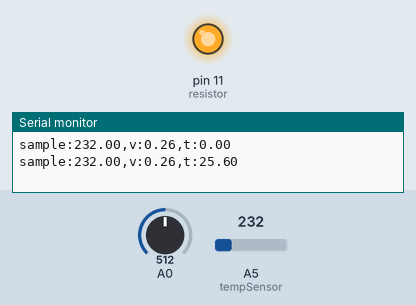
This sketch was run on a simulated Arduino Uno, built with avr-gcc and run on an emulated ATmega328P. Shown: output pins drawn as LEDs (lit = HIGH), the last lines printed to the serial monitor. The test bench sets the inputs (shaded band); at power-on: A5 (tempSensor) = 232, A0 = 512.

Above: at 1.2 s.
1.3 s: A5 (tempSensor) set to 246
At 2.6 s:
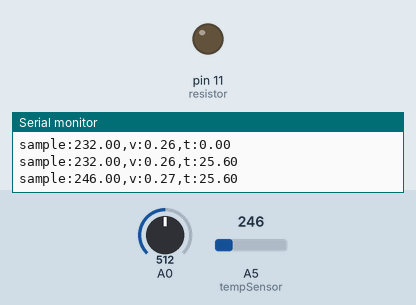
3.5 s: A5 (tempSensor) set to 201
At 4.9 s:
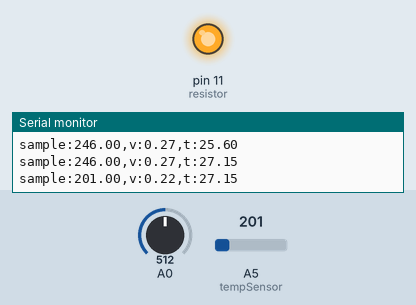
5.5 s: A5 (tempSensor) set to 250
At 7.3 s:
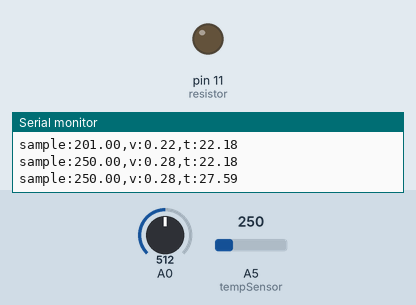
Timing chart, 0 to 8.8 s (numbered marks = the images above; inputs shaded):
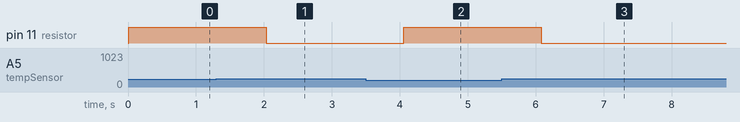

The sketch:

proofing-box-arduino.ino
```cpp
// Costanstans
const int tempSensor = A5;
const int resistor = 11;

// Variables
double curTemp = 0.0;
double targetTemp = 26.0;

void setup()
{
  // Setup debug serial
  Serial.begin(9600);

  // Setup I/Os
  pinMode(tempSensor, INPUT);
  pinMode(resistor, OUTPUT);
}

// read the current temperature from LM32
double readTermperature() {
  double vout;

  // set the reference to INTERNAL (1.1V) in order to have a better definition
  analogReference(INTERNAL);

  // a "fake" read is needed
  analogRead(0);
  delay(10);

  // sadly the first read is less accurate... use the second one
  vout = analogRead(tempSensor);
  vout = analogRead(tempSensor);

  Serial.print("sample:");
  Serial.print(vout);
  Serial.print(",");
  vout = vout * 1.129 / 1023.0; // little bit tuned
  Serial.print("v:");
  Serial.print(vout);
  Serial.print(",");

  // Returning value in Degree Celsius
  vout = vout * 100;
  Serial.print("t:");
  Serial.println (curTemp);

  return vout;
}

void loop()
{
  // read temperature
  curTemp = readTermperature();

  // if the temperature is low, switch on the heat source
  if (curTemp < targetTemp)
    digitalWrite(resistor, HIGH);
  else
    digitalWrite(resistor, LOW);

  delay(1000);
}
```

Measured:
- the behaviour switches between 235 and 236 on A5 (tempSensor) (found by bisection; images 0 and 1)
- after the input at 1.3 s, pin 11 (resistor): HIGH → LOW after 0.74 s
- after the input at 3.5 s, pin 11 (resistor): LOW → HIGH after 0.56 s
- after the input at 5.5 s, pin 11 (resistor): HIGH → LOW after 0.58 s
